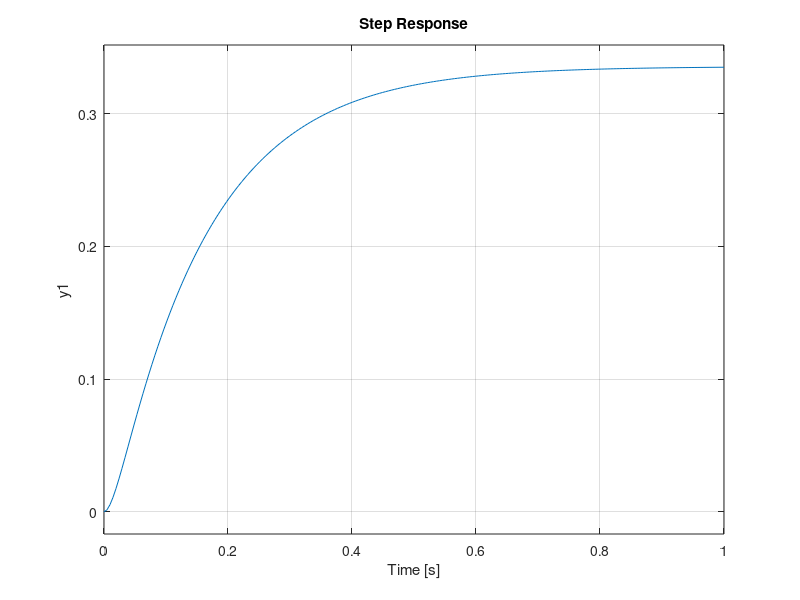

The MATLAB source for this figure:
% File: FleaSlugControl.m
% Author: Pavlo Vlastos
% UC Santa Cruz, CMPE 216 Bio-Inspired Locomotion

% Setup
clear all;
close all;
clc;

% System
m_body = 0.007;	% mass of body in kilograms
l_tibia = 0.07;
l_femur = l_tibia;
c = 0.1; % damper
g = 9.81;
F_jump = abs(m_body*g);
max_leg_length = l_tibia+l_femur;
distance_push = max_leg_length;
work_energy = F_jump*distance_push;
x_spring = distance_push;
k_spring = (2*work_energy)/(x_spring^2);

s = tf('s');

G = 1/(m_body*s^2 + c*s + k_spring)
k = 2;
sys  = feedback(G,k);

figure(1);
hold on
for i = 1:1:5
    c = 0.1*i; % damper
    G = 1/(m_body*s^2 + c*s + k_spring)
    sys  = feedback(G,k);
    step(sys)
end
grid on
hold off